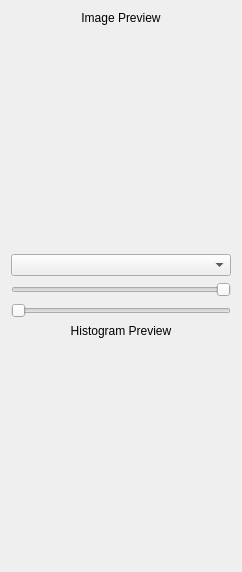
<?xml version="1.0" encoding="UTF-8"?>
<ui version="4.0">
 <class>RgbHsvWidget</class>
 <widget class="QWidget" name="RgbHsvWidget">
  <property name="geometry">
   <rect>
    <x>0</x>
    <y>0</y>
    <width>242</width>
    <height>572</height>
   </rect>
  </property>
  <property name="windowTitle">
   <string>Form</string>
  </property>
  <layout class="QVBoxLayout" name="verticalLayout">
   <item>
    <widget class="ImageLabel" name="imagePreview">
     <property name="sizePolicy">
      <sizepolicy hsizetype="Expanding" vsizetype="Expanding">
       <horstretch>0</horstretch>
       <verstretch>0</verstretch>
      </sizepolicy>
     </property>
     <property name="minimumSize">
      <size>
       <width>200</width>
       <height>200</height>
      </size>
     </property>
     <property name="text">
      <string>Image Preview</string>
     </property>
     <property name="alignment">
      <set>Qt::AlignHCenter|Qt::AlignTop</set>
     </property>
    </widget>
   </item>
   <item>
    <widget class="QComboBox" name="chanSelect"/>
   </item>
   <item>
    <widget class="QSlider" name="horizontalSlider">
     <property name="minimum">
      <number>-255</number>
     </property>
     <property name="maximum">
      <number>0</number>
     </property>
     <property name="value">
      <number>-255</number>
     </property>
     <property name="tracking">
      <bool>true</bool>
     </property>
     <property name="orientation">
      <enum>Qt::Horizontal</enum>
     </property>
     <property name="invertedAppearance">
      <bool>true</bool>
     </property>
     <property name="invertedControls">
      <bool>false</bool>
     </property>
    </widget>
   </item>
   <item>
    <widget class="QSlider" name="horizontalSlider_2">
     <property name="maximum">
      <number>255</number>
     </property>
     <property name="orientation">
      <enum>Qt::Horizontal</enum>
     </property>
    </widget>
   </item>
   <item>
    <layout class="QHBoxLayout" name="horizontalLayout">
     <item>
      <spacer name="horizontalSpacer_2">
       <property name="orientation">
        <enum>Qt::Horizontal</enum>
       </property>
       <property name="sizeType">
        <enum>QSizePolicy::Fixed</enum>
       </property>
       <property name="sizeHint" stdset="0">
        <size>
         <width>5</width>
         <height>20</height>
        </size>
       </property>
      </spacer>
     </item>
     <item>
      <widget class="ImageLabel" name="histPreview">
       <property name="sizePolicy">
        <sizepolicy hsizetype="Expanding" vsizetype="Expanding">
         <horstretch>0</horstretch>
         <verstretch>0</verstretch>
        </sizepolicy>
       </property>
       <property name="minimumSize">
        <size>
         <width>200</width>
         <height>200</height>
        </size>
       </property>
       <property name="text">
        <string>Histogram Preview</string>
       </property>
       <property name="alignment">
        <set>Qt::AlignHCenter|Qt::AlignTop</set>
       </property>
      </widget>
     </item>
     <item>
      <spacer name="horizontalSpacer">
       <property name="orientation">
        <enum>Qt::Horizontal</enum>
       </property>
       <property name="sizeType">
        <enum>QSizePolicy::Fixed</enum>
       </property>
       <property name="sizeHint" stdset="0">
        <size>
         <width>5</width>
         <height>20</height>
        </size>
       </property>
      </spacer>
     </item>
    </layout>
   </item>
  </layout>
 </widget>
 <customwidgets>
  <customwidget>
   <class>ImageLabel</class>
   <extends>QLabel</extends>
   <header>qtinclude/imagelabel.h</header>
  </customwidget>
 </customwidgets>
 <resources/>
 <connections/>
</ui>
